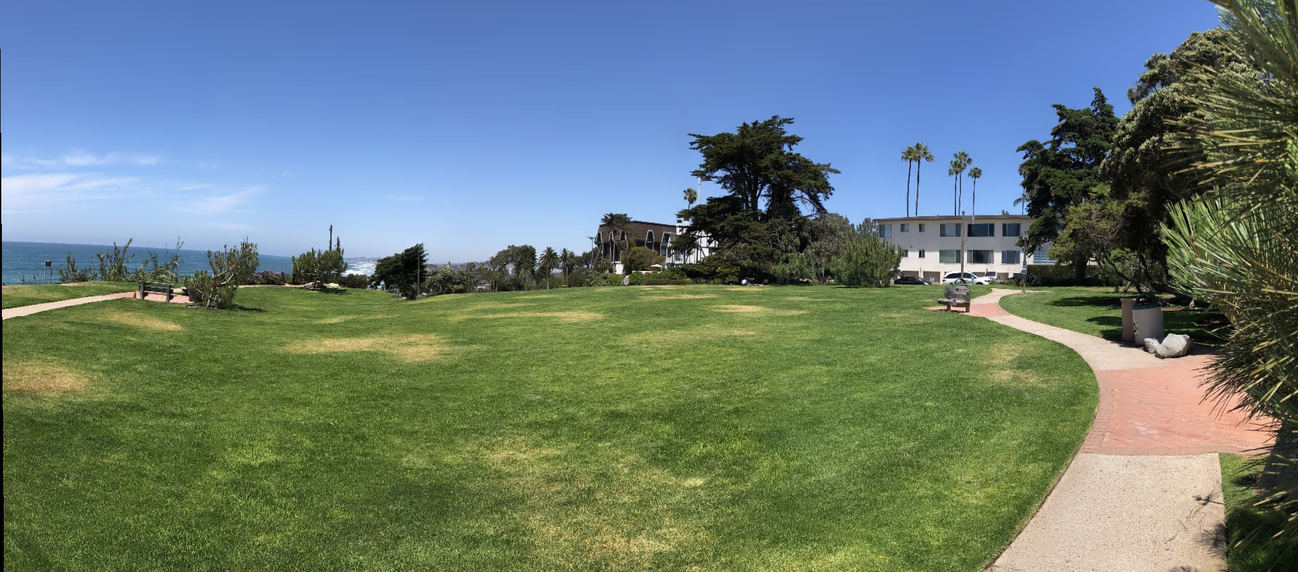
#> input picture VirtualCam-master/pano2.jpg, 1298 x 572 px, given in place of converted_quilt.png, which was not available
$ python gridMaker.py
#> lines starting #> are read from the running program, lines starting #| are printed output that depends on the picture; pictures that were not available may be replaced by others from this repository, and a replacement may not be noted
from PIL import Image
import argparse


def convert(num_sub_images, rows, columns, filename):
    # Load the image
#> called with num_sub_images = 81, rows = 9, columns = 9, filename = 'converted_quilt'
    image_path = filename.strip() + ".png"
    image = Image.open(image_path)
#> image is the input picture: PIL image 1298x572 RGB; mean R, G, B 106.9, 125.4, 118.2

    # Get the dimensions of the image
    width, height = image.size
#> width = 1298; height = 572
    # Calculate the width of each slice
    slice_width = (width // num_sub_images) * columns
#> slice_width = 144

    # Create a blank image to hold the stacked slices
    stacked_image_height = height * rows
#> stacked_image_height = 5148
    stacked_image = Image.new("RGB", (slice_width, stacked_image_height))
#> stacked_image: PIL image 144x5148 RGB; every value is 0

    # Slice the image and stack the slices on top of each other
    for i in range(rows):
        # Define the slice box (left, upper, right, lower)
        left = i * slice_width
        right = (i + 1) * slice_width
        box = (left, 0, right, height)

        # Crop the slice
        slice_img = image.crop(box)

        # Paste the slice into the stacked image at the correct position
        stacked_image.paste(slice_img, (0, stacked_image_height - (i + 1) * height))
#> this loop made 9 passes
#> pass 1, in convert, `slice_img = image.crop(box)`:
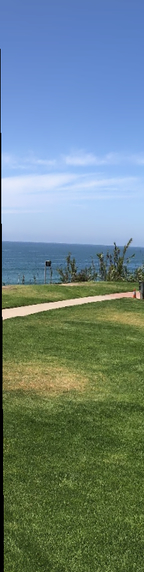
#> slice_img: PIL image 144x572 RGB; mean R, G, B 108.4, 131.5, 130.4
#> pass 2, in convert, `slice_img = image.crop(box)`:
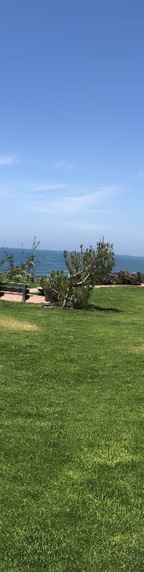
#> slice_img: PIL image 144x572 RGB; mean R, G, B 105, 131.1, 128.1
#> pass 3, in convert, `slice_img = image.crop(box)`:
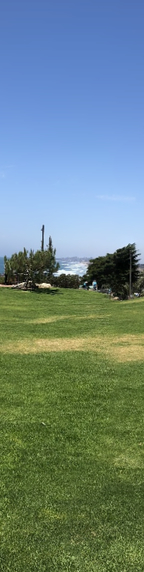
#> slice_img: PIL image 144x572 RGB; mean R, G, B 107.1, 132.3, 128.9
#> after the loop:
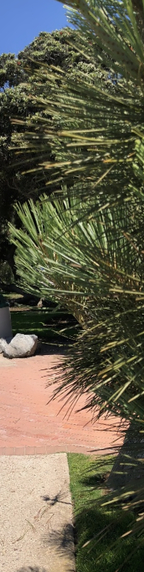
#> slice_img: PIL image 144x572 RGB; mean R, G, B 101.9, 97.3, 77.5
#> after the loop:
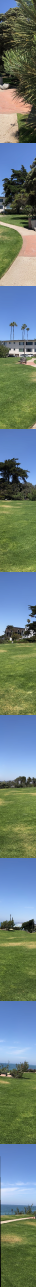
#> stacked_image: PIL image 144x5148 RGB (shown at 1/4 size); mean R, G, B 107, 125.5, 118.3

    # Save the result
    stacked_image.save(filename + "_qs" + str(columns) + "x" + str(rows) + ".png")

    # Show the result (optional)
    stacked_image.show()


def main():
    # Argument parser setup
    parser = argparse.ArgumentParser(description="Integral Image to quilt script")
    parser.add_argument("--rows", type=int, default=9)
    parser.add_argument("--columns", type=int, default=9)
    parser.add_argument("--directional_resolution", type=int, default=81)
    parser.add_argument("--filename", type=str, default="converted_quilt")

    args = parser.parse_args()
    print(args.rows, "\t", args.columns)
    convert(args.directional_resolution, args.rows, args.columns, args.filename)


main()
